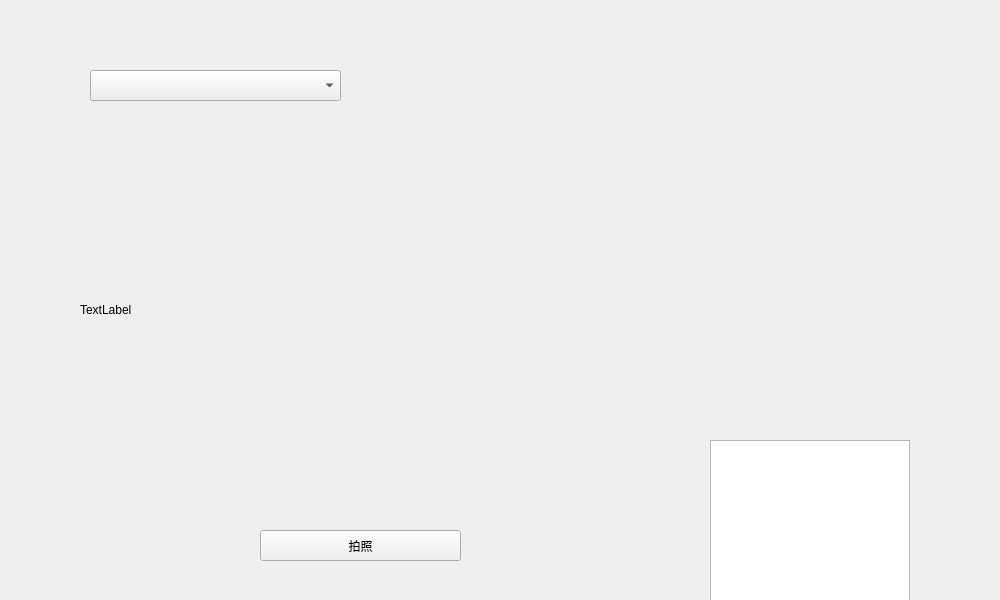
<?xml version="1.0" encoding="UTF-8"?>
<ui version="4.0">
 <class>FaceImage</class>
 <widget class="QWidget" name="FaceImage">
  <property name="geometry">
   <rect>
    <x>0</x>
    <y>0</y>
    <width>1000</width>
    <height>600</height>
   </rect>
  </property>
  <property name="minimumSize">
   <size>
    <width>1000</width>
    <height>600</height>
   </size>
  </property>
  <property name="maximumSize">
   <size>
    <width>1000</width>
    <height>600</height>
   </size>
  </property>
  <property name="windowTitle">
   <string>FaceImage</string>
  </property>
  <widget class="QLabel" name="label">
   <property name="geometry">
    <rect>
     <x>80</x>
     <y>160</y>
     <width>600</width>
     <height>300</height>
    </rect>
   </property>
   <property name="minimumSize">
    <size>
     <width>600</width>
     <height>300</height>
    </size>
   </property>
   <property name="maximumSize">
    <size>
     <width>600</width>
     <height>300</height>
    </size>
   </property>
   <property name="text">
    <string>TextLabel</string>
   </property>
   <property name="scaledContents">
    <bool>true</bool>
   </property>
  </widget>
  <widget class="QPushButton" name="pushButton">
   <property name="geometry">
    <rect>
     <x>260</x>
     <y>530</y>
     <width>201</width>
     <height>31</height>
    </rect>
   </property>
   <property name="text">
    <string>拍照</string>
   </property>
  </widget>
  <widget class="QTextBrowser" name="textBrowser">
   <property name="enabled">
    <bool>true</bool>
   </property>
   <property name="geometry">
    <rect>
     <x>710</x>
     <y>440</y>
     <width>200</width>
     <height>200</height>
    </rect>
   </property>
   <property name="minimumSize">
    <size>
     <width>200</width>
     <height>200</height>
    </size>
   </property>
   <property name="maximumSize">
    <size>
     <width>200</width>
     <height>200</height>
    </size>
   </property>
  </widget>
  <widget class="QComboBox" name="comboBox">
   <property name="geometry">
    <rect>
     <x>90</x>
     <y>70</y>
     <width>251</width>
     <height>31</height>
    </rect>
   </property>
  </widget>
 </widget>
 <resources/>
 <connections/>
</ui>
